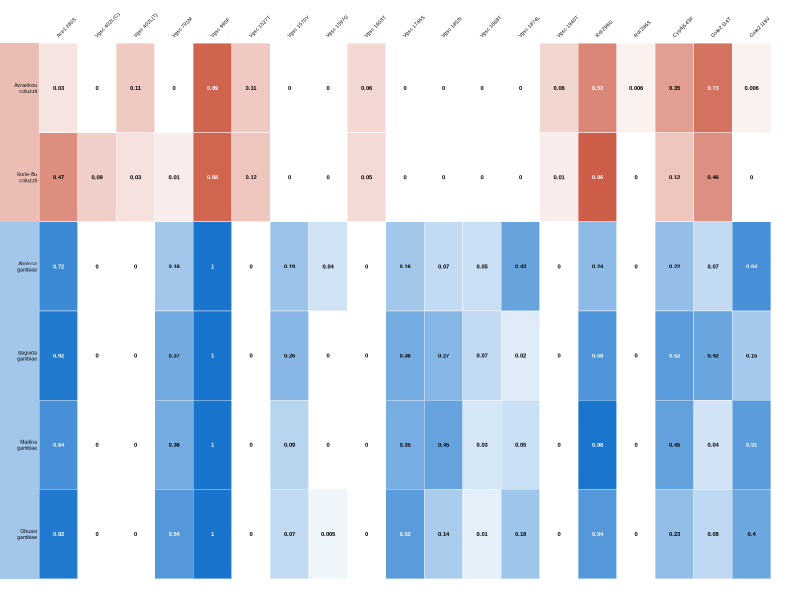

The R script that drew this image:
library(data.table)

snp.frequencies <- fread('target_site_genotype_frequencies.csv', key = 'Locus')
# Sort the SNP names into a nicer order
table.order <- c('Ace1.280S_A', 
                 'Vgsc.402L_C', 
                 'Vgsc.402L_T', 
                 'Vgsc.791M_T', 
                 'Vgsc.995F_T', 
                 'Vgsc.1527T_C', 
                 'Vgsc.1570Y_T', 
                 'Vgsc.1597G_G', 
                 'Vgsc.1603T_C', 
                 'Vgsc.1746S_T', 
                 'Vgsc.1853I_A', 
                 'Vgsc.1868T_C', 
                 'Vgsc.1874L_T', 
                 'Vgsc.1940T_C', 
                 'Rdl.296G_G', 
                 'Rdl.296S_T', 
                 'Cyp4j5.43F_A', 
                 'Gste2.114T_G', 
                 'Gste2.119V_C')
snp.frequencies <- snp.frequencies[table.order, ]

snp.freq.flipped <- t(snp.frequencies[, -1])
snp.names <- snp.frequencies[[1]]

# All SNPs except 402L can have the mutant nucleotide part of the name removed
snp.names[!grepl('402L', snp.names)] <- sub('_.*', '', snp.names[!grepl('402L', snp.names)])
# For the 402L snp, we format the name more nicely
snp.names[grepl('402L', snp.names)] <- sub('$', ')', sub('_', '(', snp.names[grepl('402L', snp.names)]))
colnames(snp.freq.flipped) <- snp.names

# Sort the rows how we will want them in the output
pop.order <- c('Avrankou.coluzzii',
               'Korle-Bu.coluzzii', 
               'Aboisso.gambiae',
               'Baguida.gambiae', 
               'Madina.gambiae', 
               'Obuasi.gambiae')
snp.freq.flipped <- snp.freq.flipped[pop.order, ]



# A function that will lighten the colour by a given proportion
lighten.col <- function(color, lightness){
	col.rgb <- col2rgb(color)/255
	red <- 1-(1-col.rgb[1])*lightness
	blue <- 1-(1-col.rgb[2])*lightness
	green <- 1-(1-col.rgb[3])*lightness
	rgb(cbind(red, blue, green))
}

# A function that will round to x significant digits, unless the number is small, then just take
# one
signif2 <- function(x, digits, threshold = 0.1){
	small.x <- x < threshold 
	x[small.x] <- signif(x[small.x], 1)
	x[!small.x] <- signif(x[!small.x], digits)
	x
}


plot.table <- function(freq.table, species.colours = c(coluzzii = 'coral3', gambiae = 'dodgerblue3'), 
                       text.cell.cex = 0.65, pop.cex = 0.5, snp.cex = 0.5, ...){
	if ((length(names(species.colours)) == 0) | !any(names(species.colours) %in% c('arabiensis', 'gambiae', 'coluzzii', 'intermediate')))
		names(species.colours) <- c('arabiensis', 'gambiae', 'coluzzii', 'intermediate')
	par(mar = c(0,3,3,0), ...)
	plot(c(0,ncol(freq.table)), -c(0,nrow(freq.table)), type = 'n', bty = 'n', xaxt = 'n', yaxt = 'n', xlab = '', ylab = '')
	x.matrix <- matrix(1:ncol(freq.table), nrow(freq.table), ncol(freq.table), byrow = T)
	y.matrix <- matrix(1:nrow(freq.table), nrow(freq.table), ncol(freq.table))
	text.col.matrix <- c('black', 'white')[(freq.table > 0.5) + 1]
	text.cell.matrix <- signif2(freq.table, 2)
	col.matrix <- matrix(rgb(0.8, 0.8, 0.8), nrow(freq.table), ncol(freq.table))
	for (i in 1:nrow(freq.table)){
		this.row <- freq.table[i, ]
		if (any(!is.na(this.row))){
			this.species <- sub('^.*\\.', '', rownames(freq.table)[i])
			col.matrix[i, !is.na(this.row)] <- lighten.col(species.colours[this.species], sqrt(this.row[!is.na(this.row)]))
		}
	}
	rect(x.matrix - 1, 1 - y.matrix, x.matrix, - y.matrix, col = col.matrix, border = 'white', lwd = text.cell.cex)
	text(x.matrix - 0.5, 0.5 - y.matrix, text.cell.matrix, cex = text.cell.cex, col = text.col.matrix, font = 2)
	text(x.matrix[1,] - 0.5, (par('usr')[4] - par('usr')[3])/100, srt = 45, adj = c(0,0), sub('\\.', ' ', colnames(freq.table)), xpd = NA, cex = snp.cex)
	country.names <- sub('\\.[^.]*$', '', rownames(freq.table))
	species <- sub('.*\\.', '', rownames(freq.table))
	rect(x.matrix[1,1]-1, 1 - y.matrix, par('usr')[1] - (par('usr')[2] - par('usr')[1])/5, -y.matrix, col = sapply(species.colours[species], lighten.col, 0.4), border = NA, xpd = NA)
	text(x.matrix[1,1]-1, 0.5 - y.matrix[,1], paste(country.names, '  \n', species, '  ', sep = ''), adj = 1, cex = pop.cex, xpd = NA)
}


png('target_snp_frequencies.png', width = 4, height = 1.2, units = 'in', res = 300)
par(family = 'Arial')
plot.table(snp.freq.flipped, 
         text.cell.cex = 0.35,
         pop.cex = 0.3,
         snp.cex = 0.3,
         mai = c(0,0.1,0.22,0)
)
dev.off()
